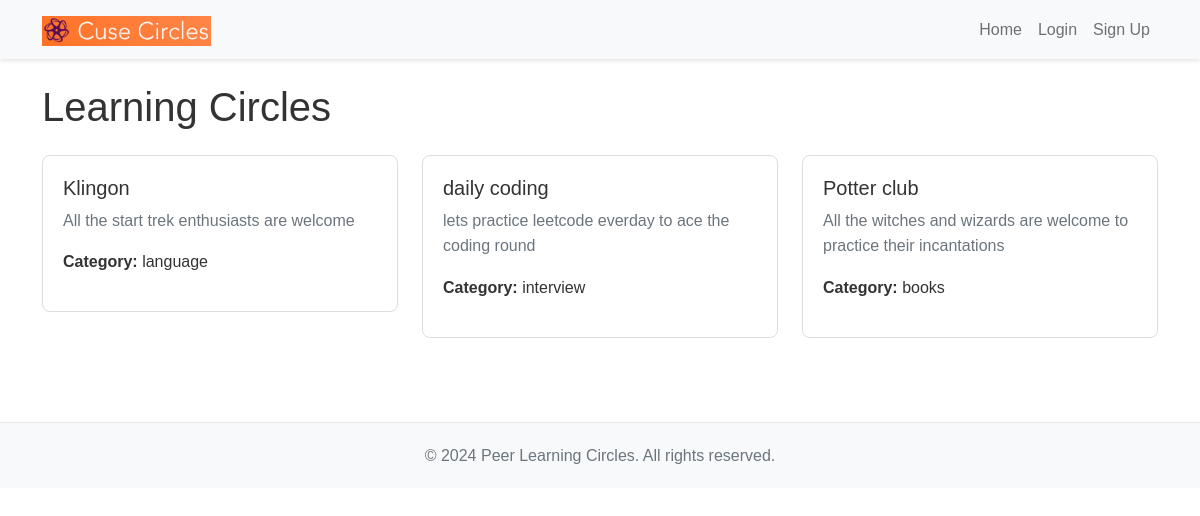
Before: / with the older database file.
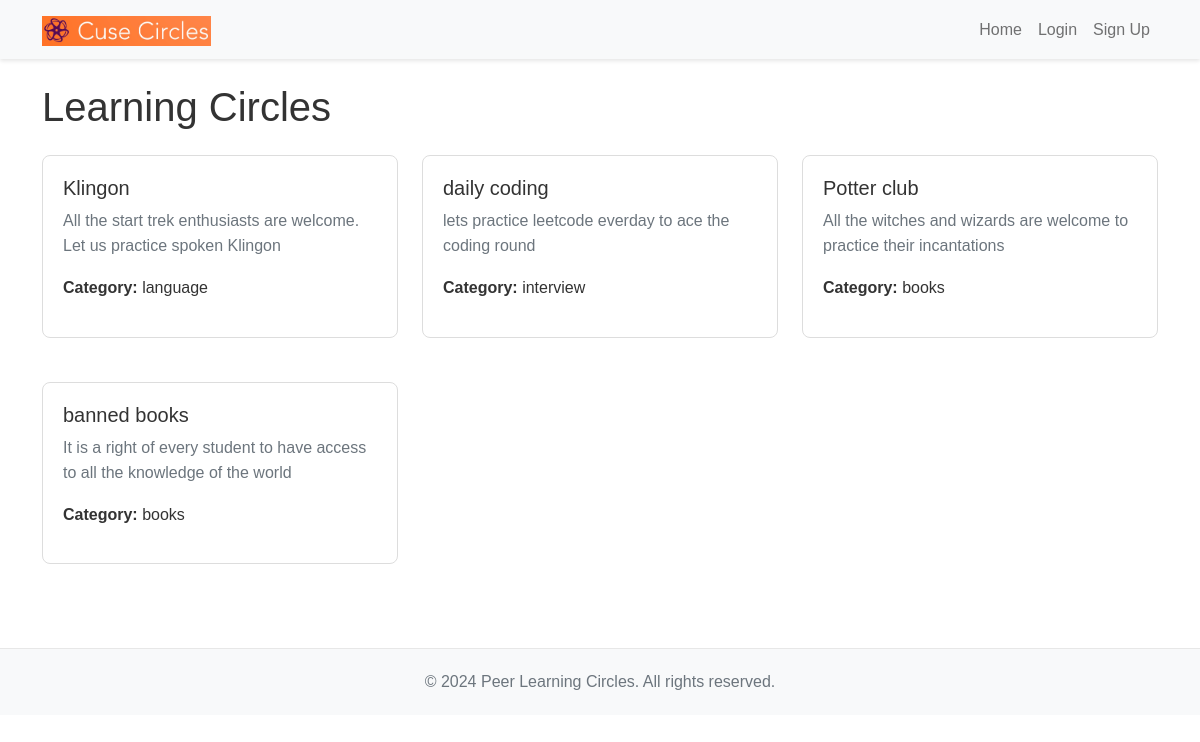
After: the same page with the newer database file.
### circles/models.py (models this page shows, shortened)
class Circle(models.Model):
    name = models.CharField(max_length=100)
    description = models.TextField()
    category = models.CharField(max_length=50)
    creator = models.ForeignKey(User, on_delete=models.CASCADE)
    members = models.ManyToManyField(User, related_name='circles')
    created_at = models.DateTimeField(auto_now_add=True)

### circles/views.py (the view)
# urls.py: path('', views.home, name='home'),
def home(request):
    circles = Circle.objects.all()
    return render(request, 'circles/home.html', {'circles': circles})

### circles/templates/circles/home.html (shortened to what this page needs)
{% extends 'circles/base.html' %}
{% block content %}
    <h1 class="mb-4">Learning Circles</h1>
    <div class="row">
        {% for circle in circles %}
            <div class="col-md-4 mb-4">
                <div class="circle-card">
                    <h2 class="h5">{{ circle.name }}</h2>
                    <p class="text-muted">{{ circle.description|truncatewords:20 }}</p>
                    <p><strong>Category:</strong> {{ circle.category }}</p>
                </div>
            </div>
        {% empty %}
            <p>No learning circles available at the moment.</p>
        {% endfor %}
    </div>
{% endblock %}

### circles/templates/circles/base.html (shortened to what this page needs)
{% load static %}
<!DOCTYPE html>
<html lang="en">
<head>
    <link href="https://cdn.jsdelivr.net/npm/bootstrap@5.1.3/dist/css/bootstrap.min.css" rel="stylesheet">
    <link rel="stylesheet" href="{% static 'css/style.css' %}">
</head>
<body>
    <nav class="navbar navbar-expand-lg navbar-light bg-light">
        <div class="container">
            <a class="navbar-brand" href="{% url 'home' %}">
                <img src="{% static 'images/logo.png' %}" alt="Peer Learning Circles" height="30">
            </a>
            <div class="collapse navbar-collapse" id="navbarNav">
                <ul class="navbar-nav ms-auto">
                    <li class="nav-item">
                        <a class="nav-link" href="{% url 'home' %}">Home</a>
                    </li>
                    {% if user.is_authenticated %}
                        <li class="nav-item">
                            <a class="nav-link" href="{% url 'create_circle' %}">Create Circle</a>
                        </li>
                        <li class="nav-item">
                            <a class="nav-link" href="{% url 'logout' %}">Logout</a>
                        </li>
                    {% else %}
                        <li class="nav-item">
                            <a class="nav-link" href="{% url 'login' %}">Login</a>
                        </li>
                        <li class="nav-item">
                            <a class="nav-link" href="{% url 'signup' %}">Sign Up</a>
                        </li>
                    {% endif %}
                </ul>
            </div>
        </div>
    </nav>
    <div class="container mt-4">
        {% block content %}
        {% endblock %}
    </div>
    <footer class="footer text-center">
        <div class="container">
            <span class="text-muted">© 2024 Peer Learning Circles. All rights reserved.</span>
        </div>
    </footer>
</body>
</html>

### static/css/style.css (style rules this page uses)
body { font-family: 'Arial', sans-serif; line-height: 1.6; color: #333; }
.navbar { box-shadow: 0 2px 4px rgba(0,0,0,.1); }
.circle-card { border: 1px solid #ddd; border-radius: 8px; padding: 20px; margin-bottom: 20px; transition: all 0.3s ease; }
.footer { background-color: #f8f9fa; padding: 20px 0; margin-top: 40px; border-top: 1px solid #e7e7e7; }

Changed rows visible on the page:
changed Circle "Klingon": description "All the start trek enthusiasts are welcome" → "All the start trek enthusiasts are welcome. Let us practice spoken Klingon"
added Circle: name "banned books", description "It is a right of every student to have access to all the knowledge of the world", category "books"
